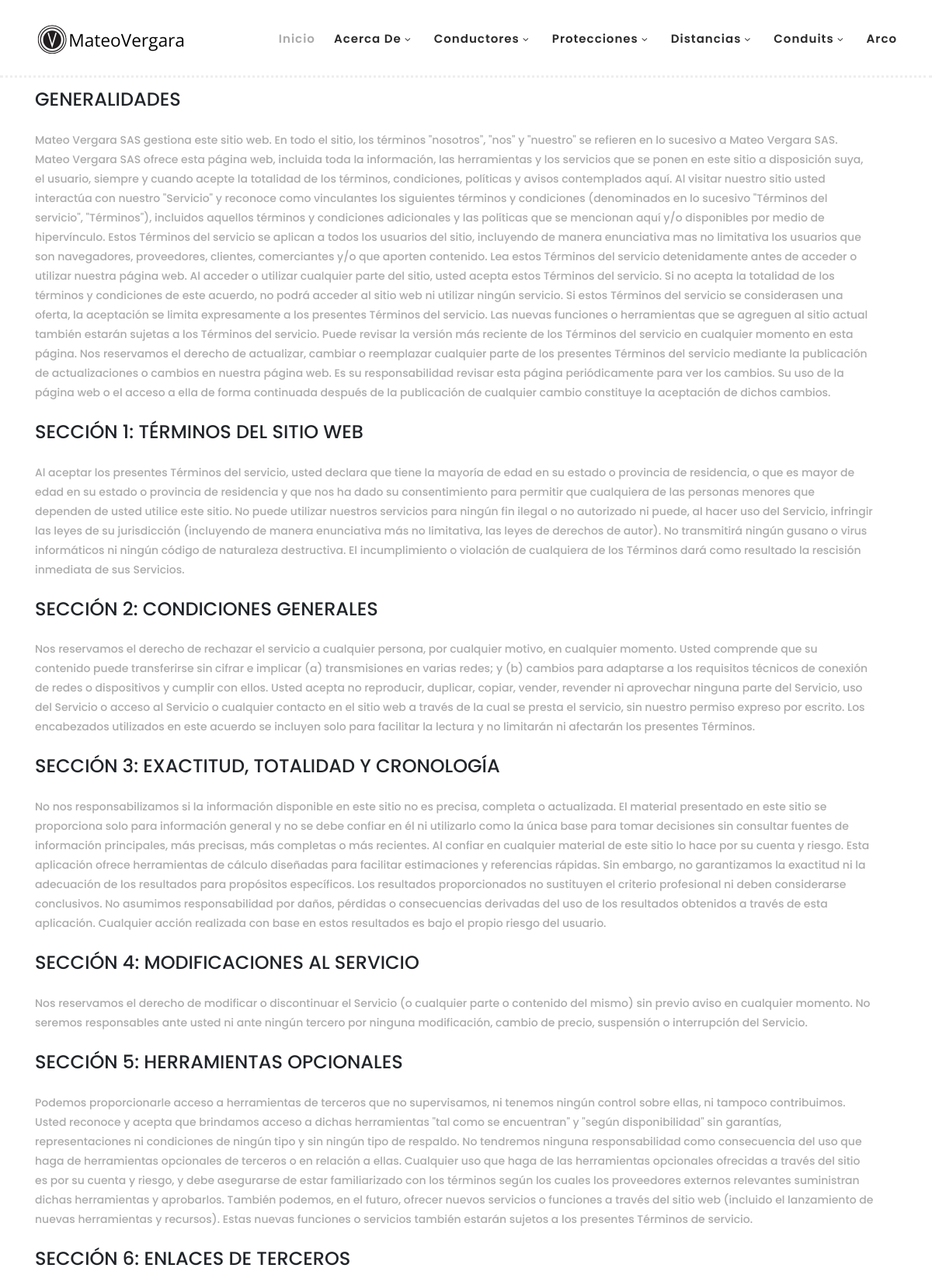
Screenshot of /about/terms_and_conditions (upper part) with the database file from the repository.
### about/models.py (models this page shows, shortened)
class TermsConditions(models.Model):
    title = models.CharField(
        max_length=50,
        verbose_name='Title',
        blank=False
    )
    description = models.TextField(
        verbose_name='description',
        null=True,
        blank=True,
    )
    class Meta:
        verbose_name = 'Term_Condition'
        verbose_name_plural = 'Terms_Conditions'
        ordering = ('id',)

### about/views.py (the view)
# urls.py: path("terms_and_conditions", views.terms_and_conditions, name = "terms_and_conditions"),
def terms_and_conditions(request):
    term_items = TermsConditions.objects.order_by('id')
    return render(request, 'about/terms_and_conditions.html',{'terms':term_items})

### about/templates/about/terms_and_conditions.html (shortened to what this page needs)
{% extends "calculations/index.html" %}
{% load static %}
{% block content %}
  <br>
    <section class="section" id="explore">
        <div class="container">
            <div class="row">
                <div class="col-lg-12">
                    <div class="left-content">
                      {% for term in terms %}
                        <h4>{{ term.title }}</h4>
                        <p>{{ term.description }}</p>
                        <br>
                      {% endfor %}
                    </div>
                </div>
            </div>
        </div>
    </section>
{% endblock %}

### static/CSS/templatemo-hexashop.css (style rules this page uses)
html, body, div, span, applet, object, iframe, h1, h2, h3, h4, h5, h6, p, blockquote, div pre, a, abbr, acronym, address, big, cite, code, del, dfn, em, font, img, ins, kbd, q, s, samp, small, strike, strong, sub, sup, tt, var, b, u, i, center, dl, dt, dd, ol, ul, li, figure, header, nav, section, article, aside, footer, figcaption { margin: 0; padding: 0; border: 0; outline: 0; }
header, nav, section, article, aside, footer, hgroup { display: block; }
* { box-sizing: border-box; }
html, body { font-family: 'Poppins', sans-serif; font-weight: 400; background-color: #fff; font-size: 16px; -ms-text-size-adjust: 100%; -webkit-font-smoothing: antialiased; -moz-osx-font-smoothing: grayscale; }
h1, h2, h3, h4, h5, h6 { margin-top: 0px; margin-bottom: 0px; }
p { font-size: 14px; line-height: 25px; color: #2a2a2a; }
html, body { background: #fff; font-family: 'Poppins', sans-serif; }
#explore { padding-top: 90px; padding-bottom: 90px; border-bottom: 3px dotted #eee; }
#explore .left-content { margin-right: 30px; }
#explore .left-content p { font-size: 14px; color: #aaaaaa; font-weight: 500; display: block; margin-top: 25px; }

### rows the page displays
TermsConditions: title "GENERALIDADES", description "Mateo Vergara SAS gestiona este sitio web. En todo el sitio, los términos \"nosotros\", \"nos\" y \"nuestro\" se refieren en lo sucesivo a Mateo Vergara SAS. Mateo Vergara SAS ofrece esta página web, incluida toda la información, las herramientas y los servicios que se ponen en este sitio a disposición suya, el usuario, siempre y cuando acepte la totalidad de los términos, condiciones, políticas y avisos contemplados aquí. Al visitar nuestro sitio usted interactúa con nuestro \"Servicio\" y reconoce como vinculantes los siguientes términos y condiciones (denominados en lo sucesivo \"Términos del servicio\", \"Términos\"), incluidos aquellos términos y condiciones adicionales y las políticas que se…"
TermsConditions: title "SECCIÓN 1: TÉRMINOS DEL SITIO WEB", description "Al aceptar los presentes Términos del servicio, usted declara que tiene la mayoría de edad en su estado o provincia de residencia, o que es mayor de edad en su estado o provincia de residencia y que nos ha dado su consentimiento para permitir que cualquiera de las personas menores que dependen de usted utilice este sitio. No puede utilizar nuestros servicios para ningún fin ilegal o no autorizado ni puede, al hacer uso del Servicio, infringir las leyes de su jurisdicción (incluyendo de manera enunciativa más no limitativa, las leyes de derechos de autor). No transmitirá ningún gusano o virus informáticos ni ningún código de naturaleza destructiva. El incumplimiento o violación de cualquiera…"
TermsConditions: title "SECCIÓN 2: CONDICIONES GENERALES", description "Nos reservamos el derecho de rechazar el servicio a cualquier persona, por cualquier motivo, en cualquier momento. Usted comprende que su contenido puede transferirse sin cifrar e implicar (a) transmisiones en varias redes; y (b) cambios para adaptarse a los requisitos técnicos de conexión de redes o dispositivos y cumplir con ellos. Usted acepta no reproducir, duplicar, copiar, vender, revender ni aprovechar ninguna parte del Servicio, uso del Servicio o acceso al Servicio o cualquier contacto en el sitio web a través de la cual se presta el servicio, sin nuestro permiso expreso por escrito. Los encabezados utilizados en este acuerdo se incluyen solo para facilitar la lectura y no…"
TermsConditions: title "SECCIÓN 3: EXACTITUD, TOTALIDAD Y CRONOLOGÍA", description "No nos responsabilizamos si la información disponible en este sitio no es precisa, completa o actualizada. El material presentado en este sitio se proporciona solo para información general y no se debe confiar en él ni utilizarlo como la única base para tomar decisiones sin consultar fuentes de información principales, más precisas, más completas o más recientes. Al confiar en cualquier material de este sitio lo hace por su cuenta y riesgo. Esta aplicación ofrece herramientas de cálculo diseñadas para facilitar estimaciones y referencias rápidas. Sin embargo, no garantizamos la exactitud ni la adecuación de los resultados para propósitos específicos. Los resultados proporcionados no…"
TermsConditions: title "SECCIÓN 4: MODIFICACIONES AL SERVICIO", description "Nos reservamos el derecho de modificar o discontinuar el Servicio (o cualquier parte o contenido del mismo) sin previo aviso en cualquier momento. No seremos responsables ante usted ni ante ningún tercero por ninguna modificación, cambio de precio, suspensión o interrupción del Servicio."
TermsConditions: title "SECCIÓN 5: HERRAMIENTAS OPCIONALES", description "Podemos proporcionarle acceso a herramientas de terceros que no supervisamos, ni tenemos ningún control sobre ellas, ni tampoco contribuimos. Usted reconoce y acepta que brindamos acceso a dichas herramientas \"tal como se encuentran\" y \"según disponibilidad\" sin garantías, representaciones ni condiciones de ningún tipo y sin ningún tipo de respaldo. No tendremos ninguna responsabilidad como consecuencia del uso que haga de herramientas opcionales de terceros o en relación a ellas. Cualquier uso que haga de las herramientas opcionales ofrecidas a través del sitio es por su cuenta y riesgo, y debe asegurarse de estar familiarizado con los términos según los cuales los proveedores externos…"
TermsConditions: title "SECCIÓN 6: ENLACES DE TERCEROS"
